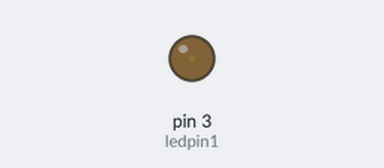
Recording of a sketch running on a simulated Arduino Uno, built with avr-gcc and run on an emulated ATmega328P. On the bench: output pins drawn as LEDs (lit = HIGH).

Above: at 0.05 s.
At 1.15 s:
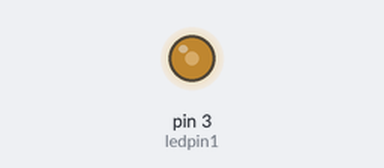
At 2.3 s:
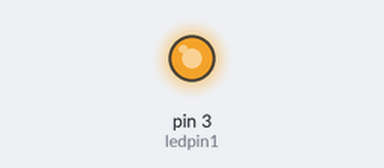
At 4.6 s:
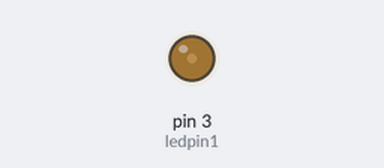
Timing chart, 0 to 6.7 s (numbered marks = the images above):
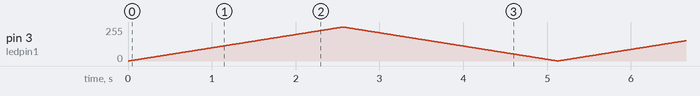

The sketch:

sketch_feb21a.ino
```cpp
int ledpin1 = 3;
int counter = 0;

long prevMillis = 0;
int interval = 10;

boolean flipFlop = false;


void setup() {
  // put your setup code here, to run once:
  pinMode(ledpin1, OUTPUT);
}

void loop() {
  // put your main code here, to run repeatedly:
  analogWrite(ledpin1, counter);

  if(millis() - prevMillis >= interval){
    prevMillis = millis();

    if(flipFlop == false) {
      counter = counter + 1;
    }else{
      counter = counter - 1;
    }

 }

  if(counter >= 255) {
//    counter = 0;
    flipFlop = true;
  }

  if(counter <= 0){
    flipFlop = false;
  }

//  delay(10);


}
```
